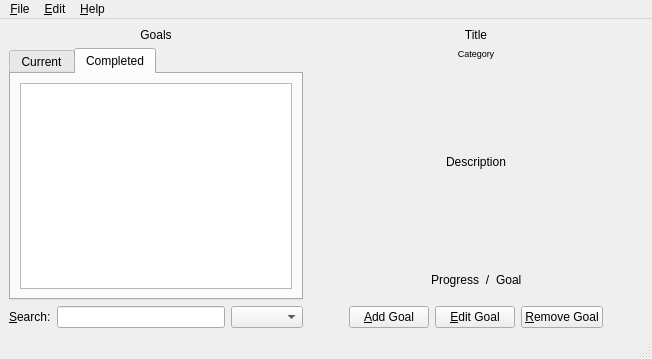
<?xml version="1.0" encoding="UTF-8"?>
<ui version="4.0">
 <class>Checkpoint</class>
 <widget class="QMainWindow" name="Checkpoint">
  <property name="enabled">
   <bool>true</bool>
  </property>
  <property name="geometry">
   <rect>
    <x>0</x>
    <y>0</y>
    <width>652</width>
    <height>359</height>
   </rect>
  </property>
  <property name="windowTitle">
   <string>Checkpoint</string>
  </property>
  <widget class="QWidget" name="centralwidget">
   <layout class="QHBoxLayout" name="horizontalLayout_7">
    <item>
     <layout class="QVBoxLayout" name="verticalLayout_2">
      <item>
       <widget class="QLabel" name="label_goals">
        <property name="text">
         <string>Goals</string>
        </property>
        <property name="alignment">
         <set>Qt::AlignmentFlag::AlignCenter</set>
        </property>
       </widget>
      </item>
      <item>
       <widget class="QTabWidget" name="goal_tabs">
        <property name="currentIndex">
         <number>1</number>
        </property>
        <widget class="QWidget" name="tab_current_goals">
         <attribute name="title">
          <string>Current</string>
         </attribute>
         <layout class="QHBoxLayout" name="horizontalLayout_2">
          <item>
           <widget class="QListWidget" name="goals_list"/>
          </item>
         </layout>
        </widget>
        <widget class="QWidget" name="tab_completed_goals">
         <attribute name="title">
          <string>Completed</string>
         </attribute>
         <layout class="QHBoxLayout" name="horizontalLayout_4">
          <item>
           <widget class="QListWidget" name="completed_goals_list"/>
          </item>
         </layout>
        </widget>
       </widget>
      </item>
      <item>
       <layout class="QHBoxLayout" name="horizontalLayout_5">
        <item>
         <widget class="QLabel" name="search_label">
          <property name="text">
           <string>&amp;Search:</string>
          </property>
          <property name="buddy">
           <cstring>search_edit</cstring>
          </property>
         </widget>
        </item>
        <item>
         <widget class="QLineEdit" name="search_edit"/>
        </item>
        <item>
         <widget class="QComboBox" name="search_by_cb"/>
        </item>
       </layout>
      </item>
     </layout>
    </item>
    <item>
     <layout class="QVBoxLayout" name="verticalLayout_3">
      <item>
       <layout class="QVBoxLayout" name="verticalLayout">
        <item>
         <widget class="QLabel" name="label_title">
          <property name="sizePolicy">
           <sizepolicy hsizetype="Preferred" vsizetype="Minimum">
            <horstretch>0</horstretch>
            <verstretch>0</verstretch>
           </sizepolicy>
          </property>
          <property name="text">
           <string>Title</string>
          </property>
          <property name="alignment">
           <set>Qt::AlignmentFlag::AlignCenter</set>
          </property>
         </widget>
        </item>
        <item>
         <widget class="QLabel" name="label_category">
          <property name="sizePolicy">
           <sizepolicy hsizetype="Preferred" vsizetype="Minimum">
            <horstretch>0</horstretch>
            <verstretch>0</verstretch>
           </sizepolicy>
          </property>
          <property name="font">
           <font>
            <pointsize>7</pointsize>
            <fontweight>Light</fontweight>
           </font>
          </property>
          <property name="text">
           <string>Category</string>
          </property>
          <property name="alignment">
           <set>Qt::AlignmentFlag::AlignCenter</set>
          </property>
          <property name="wordWrap">
           <bool>true</bool>
          </property>
         </widget>
        </item>
       </layout>
      </item>
      <item>
       <spacer name="verticalSpacer_2">
        <property name="orientation">
         <enum>Qt::Orientation::Vertical</enum>
        </property>
        <property name="sizeHint" stdset="0">
         <size>
          <width>20</width>
          <height>40</height>
         </size>
        </property>
       </spacer>
      </item>
      <item>
       <layout class="QHBoxLayout" name="horizontalLayout_6">
        <item>
         <spacer name="horizontalSpacer_5">
          <property name="orientation">
           <enum>Qt::Orientation::Horizontal</enum>
          </property>
          <property name="sizeType">
           <enum>QSizePolicy::Policy::Fixed</enum>
          </property>
          <property name="sizeHint" stdset="0">
           <size>
            <width>40</width>
            <height>20</height>
           </size>
          </property>
         </spacer>
        </item>
        <item>
         <widget class="QLabel" name="label_description">
          <property name="text">
           <string>Description</string>
          </property>
          <property name="alignment">
           <set>Qt::AlignmentFlag::AlignHCenter|Qt::AlignmentFlag::AlignTop</set>
          </property>
          <property name="wordWrap">
           <bool>true</bool>
          </property>
         </widget>
        </item>
        <item>
         <spacer name="horizontalSpacer_6">
          <property name="orientation">
           <enum>Qt::Orientation::Horizontal</enum>
          </property>
          <property name="sizeType">
           <enum>QSizePolicy::Policy::Fixed</enum>
          </property>
          <property name="sizeHint" stdset="0">
           <size>
            <width>40</width>
            <height>20</height>
           </size>
          </property>
         </spacer>
        </item>
       </layout>
      </item>
      <item>
       <spacer name="verticalSpacer">
        <property name="orientation">
         <enum>Qt::Orientation::Vertical</enum>
        </property>
        <property name="sizeHint" stdset="0">
         <size>
          <width>20</width>
          <height>20</height>
         </size>
        </property>
       </spacer>
      </item>
      <item>
       <layout class="QHBoxLayout" name="horizontalLayout_3">
        <item>
         <spacer name="horizontalSpacer_3">
          <property name="orientation">
           <enum>Qt::Orientation::Horizontal</enum>
          </property>
          <property name="sizeHint" stdset="0">
           <size>
            <width>40</width>
            <height>20</height>
           </size>
          </property>
         </spacer>
        </item>
        <item>
         <widget class="QLabel" name="label_progress">
          <property name="text">
           <string>Progress</string>
          </property>
          <property name="alignment">
           <set>Qt::AlignmentFlag::AlignRight|Qt::AlignmentFlag::AlignTrailing|Qt::AlignmentFlag::AlignVCenter</set>
          </property>
         </widget>
        </item>
        <item>
         <widget class="QLabel" name="label_outof_noedit">
          <property name="text">
           <string>/</string>
          </property>
          <property name="alignment">
           <set>Qt::AlignmentFlag::AlignCenter</set>
          </property>
         </widget>
        </item>
        <item>
         <widget class="QLabel" name="label_goal">
          <property name="text">
           <string>Goal</string>
          </property>
          <property name="alignment">
           <set>Qt::AlignmentFlag::AlignLeading|Qt::AlignmentFlag::AlignLeft|Qt::AlignmentFlag::AlignVCenter</set>
          </property>
         </widget>
        </item>
        <item>
         <spacer name="horizontalSpacer_4">
          <property name="orientation">
           <enum>Qt::Orientation::Horizontal</enum>
          </property>
          <property name="sizeHint" stdset="0">
           <size>
            <width>40</width>
            <height>20</height>
           </size>
          </property>
         </spacer>
        </item>
       </layout>
      </item>
      <item>
       <spacer name="verticalSpacer_3">
        <property name="orientation">
         <enum>Qt::Orientation::Vertical</enum>
        </property>
        <property name="sizeType">
         <enum>QSizePolicy::Policy::Fixed</enum>
        </property>
        <property name="sizeHint" stdset="0">
         <size>
          <width>20</width>
          <height>10</height>
         </size>
        </property>
       </spacer>
      </item>
      <item>
       <layout class="QHBoxLayout" name="horizontalLayout">
        <item>
         <spacer name="horizontalSpacer">
          <property name="orientation">
           <enum>Qt::Orientation::Horizontal</enum>
          </property>
          <property name="sizeHint" stdset="0">
           <size>
            <width>40</width>
            <height>20</height>
           </size>
          </property>
         </spacer>
        </item>
        <item>
         <widget class="QPushButton" name="add_goal_button">
          <property name="text">
           <string>&amp;Add Goal</string>
          </property>
         </widget>
        </item>
        <item>
         <widget class="QPushButton" name="edit_goal_button">
          <property name="text">
           <string>&amp;Edit Goal</string>
          </property>
         </widget>
        </item>
        <item>
         <widget class="QPushButton" name="remove_goal_button">
          <property name="text">
           <string>&amp;Remove Goal</string>
          </property>
         </widget>
        </item>
        <item>
         <spacer name="horizontalSpacer_2">
          <property name="orientation">
           <enum>Qt::Orientation::Horizontal</enum>
          </property>
          <property name="sizeHint" stdset="0">
           <size>
            <width>40</width>
            <height>20</height>
           </size>
          </property>
         </spacer>
        </item>
       </layout>
      </item>
     </layout>
    </item>
   </layout>
  </widget>
  <widget class="QMenuBar" name="menubar">
   <property name="geometry">
    <rect>
     <x>0</x>
     <y>0</y>
     <width>652</width>
     <height>21</height>
    </rect>
   </property>
   <widget class="QMenu" name="menuFile">
    <property name="title">
     <string>&amp;File</string>
    </property>
    <addaction name="actionNew"/>
    <addaction name="actionOpen"/>
    <addaction name="actionSave"/>
    <addaction name="actionSave_As"/>
    <addaction name="actionExit"/>
   </widget>
   <widget class="QMenu" name="menuEdit">
    <property name="title">
     <string>&amp;Edit</string>
    </property>
    <addaction name="actionAdd_Goal"/>
    <addaction name="actionEdit_Goal"/>
    <addaction name="actionRemove_Goal"/>
   </widget>
   <widget class="QMenu" name="menuHelp">
    <property name="title">
     <string>&amp;Help</string>
    </property>
    <addaction name="actionDocumentation"/>
    <addaction name="actionAbout"/>
   </widget>
   <addaction name="menuFile"/>
   <addaction name="menuEdit"/>
   <addaction name="menuHelp"/>
  </widget>
  <widget class="QStatusBar" name="statusbar"/>
  <action name="actionNew">
   <property name="text">
    <string>&amp;New</string>
   </property>
   <property name="shortcut">
    <string>Ctrl+N</string>
   </property>
  </action>
  <action name="actionOpen">
   <property name="text">
    <string>&amp;Open</string>
   </property>
   <property name="shortcut">
    <string>Ctrl+O</string>
   </property>
  </action>
  <action name="actionSave">
   <property name="text">
    <string>&amp;Save</string>
   </property>
   <property name="shortcut">
    <string>Ctrl+S</string>
   </property>
  </action>
  <action name="actionSave_As">
   <property name="text">
    <string>Sa&amp;ve As</string>
   </property>
  </action>
  <action name="actionExit">
   <property name="text">
    <string>E&amp;xit</string>
   </property>
  </action>
  <action name="actionAdd_Goal">
   <property name="text">
    <string>&amp;Add Goal</string>
   </property>
   <property name="shortcut">
    <string>Ctrl+A</string>
   </property>
  </action>
  <action name="actionRemove_Goal">
   <property name="text">
    <string>&amp;Remove Goal</string>
   </property>
   <property name="shortcut">
    <string>Ctrl+R</string>
   </property>
  </action>
  <action name="actionDocumentation">
   <property name="text">
    <string>&amp;Documentation</string>
   </property>
   <property name="shortcut">
    <string>Ctrl+D</string>
   </property>
  </action>
  <action name="actionAbout">
   <property name="text">
    <string>A&amp;bout Checkpoint</string>
   </property>
   <property name="shortcut">
    <string>Ctrl+H</string>
   </property>
  </action>
  <action name="actionEdit_Goal">
   <property name="text">
    <string>&amp;Edit Goal</string>
   </property>
   <property name="shortcut">
    <string>Ctrl+E</string>
   </property>
  </action>
 </widget>
 <tabstops>
  <tabstop>goal_tabs</tabstop>
  <tabstop>completed_goals_list</tabstop>
  <tabstop>search_edit</tabstop>
  <tabstop>search_by_cb</tabstop>
  <tabstop>add_goal_button</tabstop>
  <tabstop>edit_goal_button</tabstop>
  <tabstop>remove_goal_button</tabstop>
  <tabstop>goals_list</tabstop>
 </tabstops>
 <resources/>
 <connections/>
</ui>
